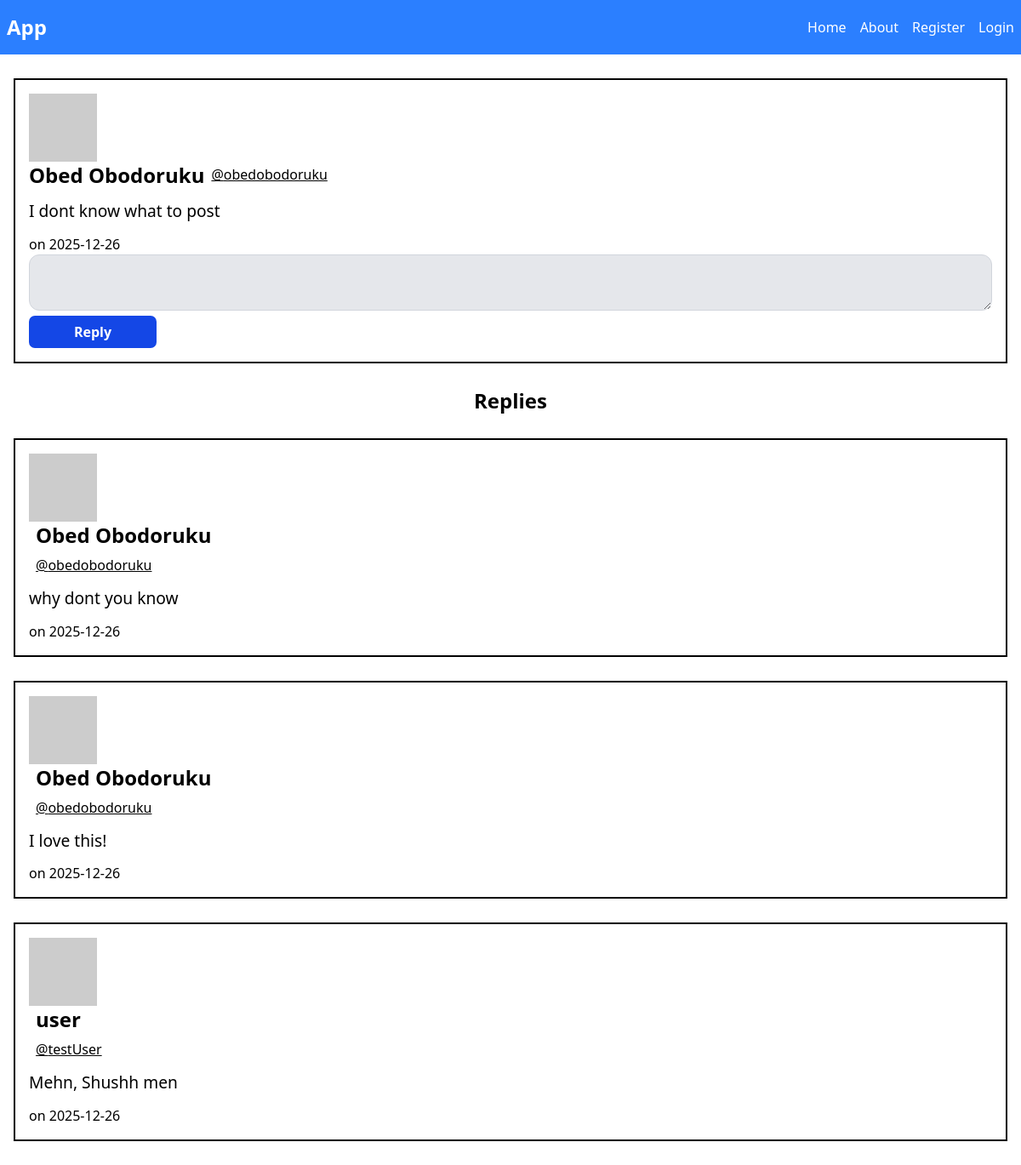
Page /obedobodoruku/post/3 on the earlier database version.
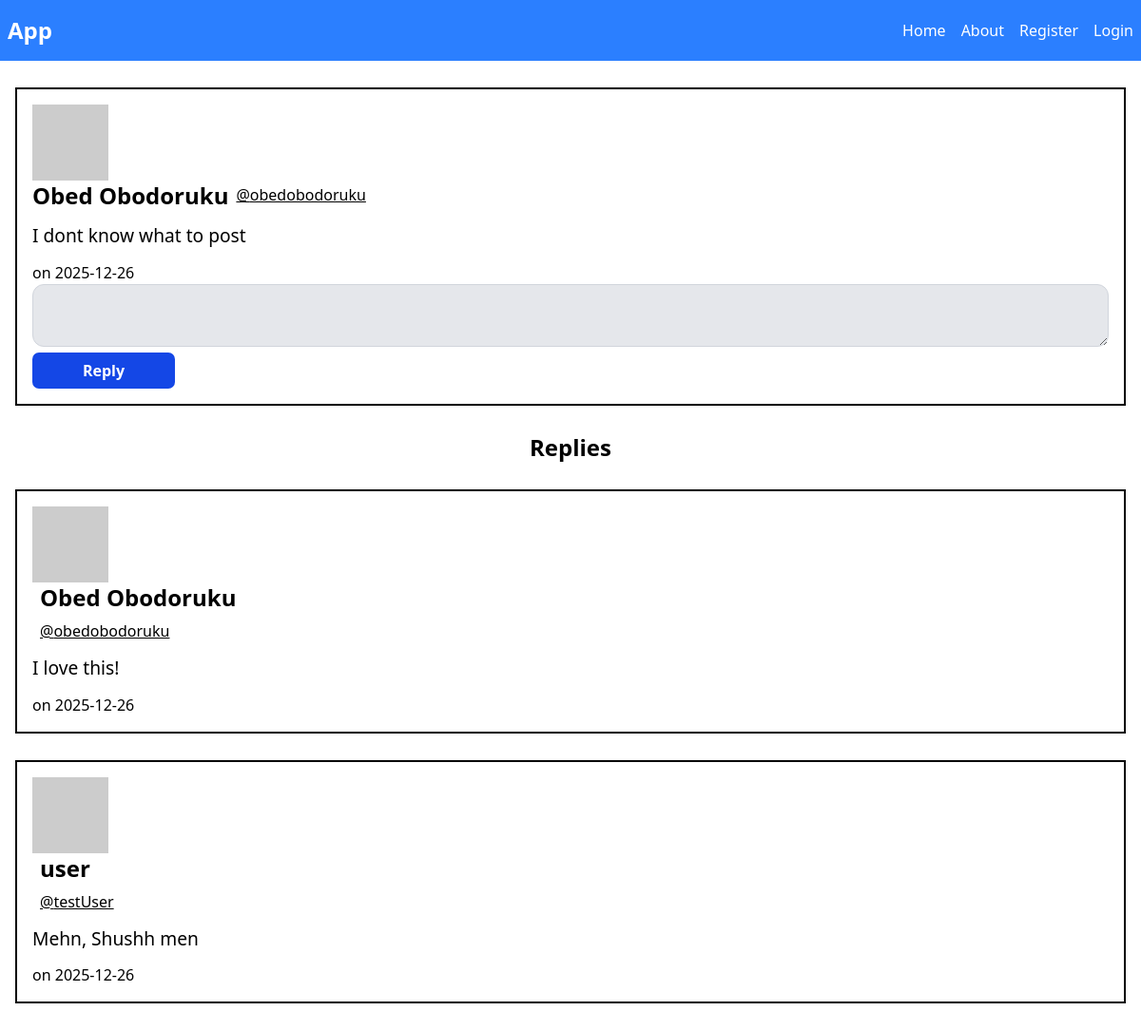
Same page on the later database version.
### app/models.py (models this page shows, shortened)
class Reply(db.Model):
    id = db.Column(db.Integer, primary_key=True)
    content = db.Column(db.Text, nullable=False)
    date_posted = db.Column(db.DateTime, nullable=False, default=datetime.utcnow)
    post_id = db.Column(db.Integer, db.ForeignKey("post.id"), nullable=False, index=False)
    user_id = db.Column(db.Integer, db.ForeignKey("user.id"), nullable=False)

class User(db.Model, UserMixin):
    id = db.Column(db.Integer, primary_key=True)
    username = db.Column(db.String(150), unique=True, nullable=False)
    name = db.Column(db.String(150), default="user")
    email = db.Column(db.String(150), unique=True, nullable=False)
    password = db.Column(db.String(200), nullable=False)
    posts = db.relationship("Post", backref="user", lazy=True)
    replies = db.relationship(
        "Reply",
        backref="user",
        lazy=True,
        cascade="all, delete-orphan"
    )
    def avatar(self, size):
        digest = md5(self.email.lower().encode('utf-8')).hexdigest()
        return f'https://www.gravatar.com/avatar/{digest}?d=identicon&s={size}'

### app/routes.py (the view)
@app.route("/<username>/post/<int:post_id>", methods=["GET", "POST"])
def view_post(username, post_id):
    form = ReplyForm()
    user = User.query.filter_by(username=username).first_or_404()
    post = Post.query.filter_by(id=post_id, user_id=user.id).first_or_404()
    replies = Reply.query.filter_by(post_id=post.id).all()
    return render_template("post.html",post=post, form=form, replies=replies, title=f"{user.username}'s post {post.id}")

### app/forms.py
class ReplyForm(FlaskForm):
    content = TextAreaField("Content", validators=[DataRequired()])
    submit = SubmitField("Reply")

### app/templates/post.html (shortened to what the changed rows need)
{% extends "layout.html" %}
{% block body %}
    <div class="mt-7">
        {% if post %}
            {% if replies %}
                {% for reply in replies %}
                            {% if reply.user == current_user %}
                                <div class="border-2 border-black p-4 my-7 w-full">
                                <div>
                                    <img src="{{ post.user.avatar(36) }}" alt="user pfp" />
                                    <h4>
                                        <a class="text-2xl font-bold" style="cursor: pointer;" href="{{ url_for('user_posts', username=reply.user.username) }}">
                                            <div class="flex gap-2 items-center">
                                                <h5>{{ reply.user.name }}</h5>
                                                <small class="font-light text-[1rem] underline">@{{ reply.user.username }}</small>
                                            </div>
                                        </a>
                                    </h4>
                                </div>
                                <a href="{{ url_for('view_post', post_id=post.id, username=reply.user.username) }}">
                                    <div class="my-3">
                                        <p class="text-[1.2rem]">{{ reply.content }}</p>
                                    </div>
                                    <div>
                                        <span>
                                            on {{ reply.date_posted.strftime('%Y-%m-%d') }}
                                        </span>
                                    </div>
                                    <div class="flex items-center gap-4">
                                        <div class="my-5">
                                            <a href="{{ url_for('update_reply',post_id=post.id, reply_id=reply.id) }}">
                                                <button class="bg-blue-700 text-white font-bold p-[7px] w-[150px] rounded-[7px]" type="button">Update</button>
                                            </a>
                                        </div>
                                        <div class="my-5">
                                            <a href="{{ url_for('delete_reply', post_id=post.id, reply_id=reply.id) }}">
                                                <button class="bg-red-500 text-white font-bold p-[7px] w-[150px] rounded-[7px]" type="button">Delete</button>
                                            </a>
                                        </div>
                                </div>
                                </a>
                                </div>
                            {% else %}
                                    <div onclick="window.location.href='{{ url_for('view_reply', post_id=post.id, reply_id=reply.id) }}'"  class="border-2 border-black p-4 my-7 w-full">
                                        <div>
                                            <img src="{{ post.user.avatar(36) }}" alt="user pfp" />
                                            <a>
                                                    <div class="flex gap-2 items-center">
                                                        <a class="text-2xl font-bold" style="cursor: pointer;" href="{{ url_for('user_posts', username=reply.user.username) }}">
                                                            <h5>{{ reply.user.name }}</h5>
                                                            <small class="font-light text-[1rem] underline">@{{ reply.user.username }}</small>
                                                        </a>
                                                    </div>
                                        </div>
                                            <div class="my-3">
                                                <p class="text-[1.2rem]">{{ reply.content }}</p>
                                            </div>
                                            <div>
                                                <span>
                                                    on {{ reply.date_posted.strftime('%Y-%m-%d') }}
                                                </span>
                                            </div>
                                    </div>
                            {% endif %}
                {% endfor %}
            {% else %}
                <p class="text-center">No Replies yet.</p>
            {% endif %}
        {% endif %}
    </div>
{% endblock %}

Differences in the rows shown:
removed Reply: user.name "Obed Obodoruku", user.username "obedobodoruku", content "why dont you know", date_posted "2025-12-26"
